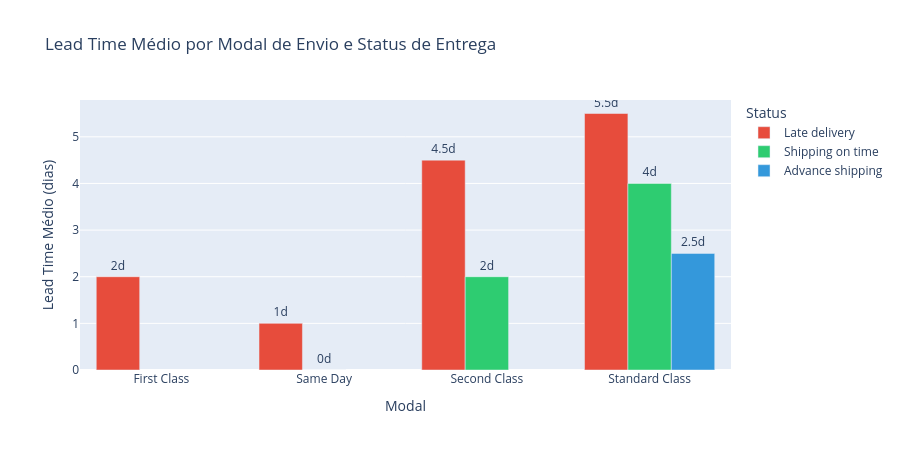

Here is the notebook cell this chart was saved with:
### Markdown cell above
## 4. Lead Time Médio por Modal e Status

### Code cell
lead_time = df_validos.groupby(['Shipping Mode', 'Delivery Status'])['Days for shipping (real)'].mean().round(1).reset_index()
lead_time.columns = ['Modal', 'Status', 'Lead Time Médio (dias)']

fig = px.bar(
    lead_time,
    x='Modal', y='Lead Time Médio (dias)',
    color='Status',
    barmode='group',
    title='Lead Time Médio por Modal de Envio e Status de Entrega',
    text='Lead Time Médio (dias)',
    color_discrete_map={
        'Late delivery': '#e74c3c',
        'Shipping on time': '#2ecc71',
        'Advance shipping': '#3498db'
    }
)
fig.update_traces(texttemplate='%{text}d', textposition='outside')
fig.update_layout(height=450)
fig.show()

### Figure 1 — Plotly figure (JSON) as saved in the notebook; plotly's stock layout.template omitted (floating-point values rounded to 4 significant figures)
{"data": [{"alignmentgroup": "True", "hovertemplate": "Status=Late delivery<br>Modal=%{x}<br>Lead Time Médio (dias)=%{text}<extra></extra>", "legendgroup": "Late delivery", "marker": {"color": "#e74c3c", "pattern": {"shape": ""}}, "name": "Late delivery", "offsetgroup": "Late delivery", "orientation": "v", "showlegend": true, "text": [2.0, 1.0, 4.5, 5.5], "textposition": "outside", "texttemplate": "%{text}d", "type": "bar", "x": ["First Class", "Same Day", "Second Class", "Standard Class"], "xaxis": "x", "y": [2.0, 1.0, 4.5, 5.5], "yaxis": "y"}, {"alignmentgroup": "True", "hovertemplate": "Status=Shipping on time<br>Modal=%{x}<br>Lead Time Médio (dias)=%{text}<extra></extra>", "legendgroup": "Shipping on time", "marker": {"color": "#2ecc71", "pattern": {"shape": ""}}, "name": "Shipping on time", "offsetgroup": "Shipping on time", "orientation": "v", "showlegend": true, "text": [0.0, 2.0, 4.0], "textposition": "outside", "texttemplate": "%{text}d", "type": "bar", "x": ["Same Day", "Second Class", "Standard Class"], "xaxis": "x", "y": [0.0, 2.0, 4.0], "yaxis": "y"}, {"alignmentgroup": "True", "hovertemplate": "Status=Advance shipping<br>Modal=%{x}<br>Lead Time Médio (dias)=%{text}<extra></extra>", "legendgroup": "Advance shipping", "marker": {"color": "#3498db", "pattern": {"shape": ""}}, "name": "Advance shipping", "offsetgroup": "Advance shipping", "orientation": "v", "showlegend": true, "text": [2.5], "textposition": "outside", "texttemplate": "%{text}d", "type": "bar", "x": ["Standard Class"], "xaxis": "x", "y": [2.5], "yaxis": "y"}], "layout": {"barmode": "group", "height": 450, "legend": {"title": {"text": "Status"}, "tracegroupgap": 0}, "title": {"text": "Lead Time Médio por Modal de Envio e Status de Entrega"}, "xaxis": {"anchor": "y", "domain": [0.0, 1.0], "title": {"text": "Modal"}}, "yaxis": {"anchor": "x", "domain": [0.0, 1.0], "title": {"text": "Lead Time Médio (dias)"}}}}
